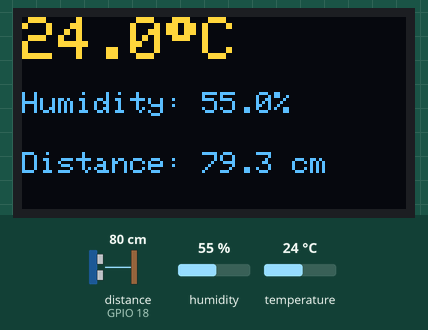
Simulated run of this program. Board: ESP32. On the bench: 128×64 one-colour display. Wiring (inferred from the names in the program): ultrasonic range finder: trigger GPIO 5; echo GPIO 18. The inputs (shaded band) are chosen by the test bench; at power-on: distance to the obstacle (sensor on GPIO 18) 80 cm, humidity 55 %, temperature 24 °C. The echo pulse lasts 58.3 µs per cm; the OLED is the two-colour kind (top 16 rows yellow); what the program prints to the serial monitor is not drawn.

Above: at 2.7 s.
2.8 s: distance to the obstacle (sensor on GPIO 18) set to 2 cm
At 4.1 s:
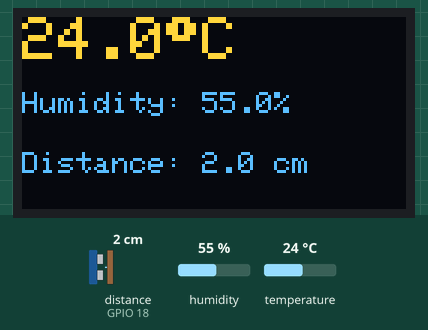
4.4 s: humidity set to 22 %
At 7.2 s:
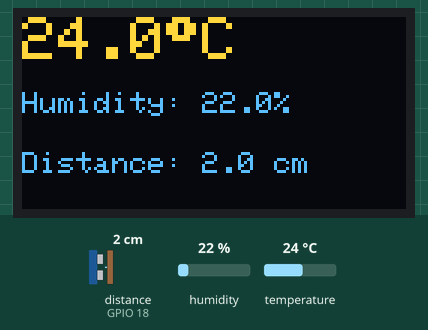
7.7 s: temperature set to 12 °C
At 9.2 s:
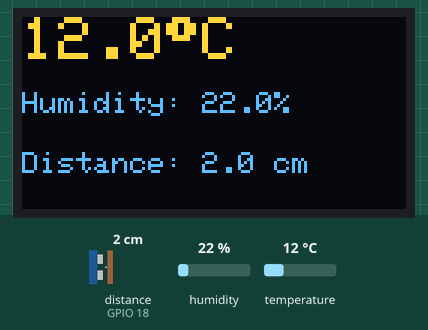
10.0 s: distance to the obstacle (sensor on GPIO 18) set to 4 cm
At 10.4 s:
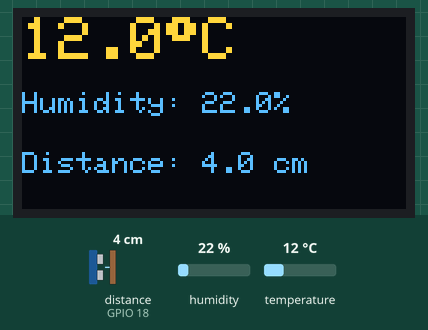
11.6 s: humidity set to 40 %
At 14.3 s:
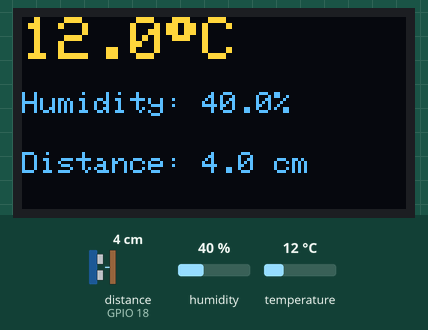
14.6 s: distance to the obstacle (sensor on GPIO 18) set to 9 cm
At 15.8 s:
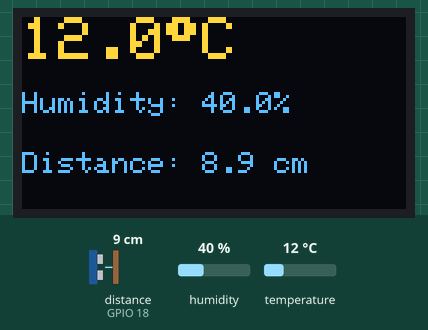
Timing chart, 0 to 17.2 s (numbered marks = the images above; inputs shaded):
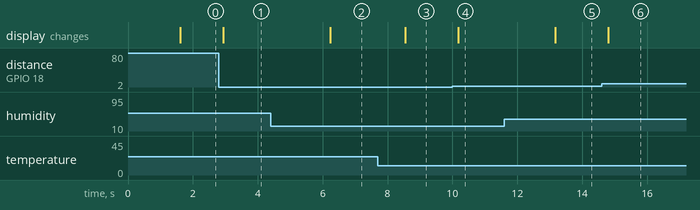

Measured:
- after the input at 2.8 s, the display: changes after 0.13 s (image 1)
- after the input at 4.4 s, the display: changes after 1.8 s (image 2)
- after the input at 7.7 s, the display: changes after 0.85 s (image 3)
- after the input at 10.0 s, the display: changes after 0.18 s (image 4)
- after the input at 11.6 s, the display: changes after 1.6 s (image 5)
- after the input at 14.6 s, the display: changes after 0.20 s (image 6)

The program:

main.cpp
```cpp
#include "DHT.h"
#include <Wire.h>
#include <Adafruit_GFX.h>
#include <Adafruit_SSD1306.h>

// -----------------------------
// DHT SENSOR
// -----------------------------
#define DHTPIN 4
#define DHTTYPE DHT11  // or DHT22
DHT dht(DHTPIN, DHTTYPE);

// -----------------------------
// OLED
// -----------------------------
#define SCREEN_WIDTH 128
#define SCREEN_HEIGHT 64
Adafruit_SSD1306 display(SCREEN_WIDTH, SCREEN_HEIGHT, &Wire, -1);

// -----------------------------
// ULTRASONIC SENSOR
// -----------------------------
const int trigPin = 5;
const int echoPin = 18;

#define SOUND_SPEED 0.034 // cm/us

// -----------------------------
// ULTRASONIC FUNCTION
// -----------------------------
float get_distance() {
  long duration;

  digitalWrite(trigPin, LOW);
  delayMicroseconds(2);
  digitalWrite(trigPin, HIGH);
  delayMicroseconds(10);
  digitalWrite(trigPin, LOW);

  duration = pulseIn(echoPin, HIGH);

  float distance = duration * SOUND_SPEED / 2;
  return distance;
}

// -----------------------------
// OLED PRINT FUNCTION
// -----------------------------
void show_on_oled(float temp, float hum, float dist) {
  display.clearDisplay();
  display.setTextColor(WHITE);

  display.setTextSize(2);
  display.setCursor(0, 0);
  display.printf("%.1f%cC", temp, 247);  // Temperature

  display.setTextSize(1);
  display.setCursor(0, 25);
  display.printf("Humidity: %.1f%%", hum);

  display.setCursor(0, 45);
  display.printf("Distance: %.1f cm", dist);

  display.display();
}

// -----------------------------
// SETUP
// -----------------------------
void setup() {
  Serial.begin(115200);

  // DHT
  dht.begin();

  // Ultrasonic
  pinMode(trigPin, OUTPUT);
  pinMode(echoPin, INPUT);

  // OLED
  if (!display.begin(SSD1306_SWITCHCAPVCC, 0x3C)) {
    Serial.println("OLED allocation failed");
    while (true);
  }

  display.clearDisplay();
  display.setTextSize(1);
  display.setCursor(20, 25);
  display.println("Starting...");
  display.display();
  delay(1500);
}

// -----------------------------
// LOOP
// -----------------------------
void loop() {
  float h = dht.readHumidity();
  float t = dht.readTemperature();
  float dist = get_distance();

  if (isnan(h) || isnan(t)) {
    Serial.println("DHT error!");
    display.clearDisplay();
    display.setCursor(10, 25);
    display.println("Sensor error!");
    display.display();
    return;
  }

  Serial.printf("Temp: %.1f°C | Hum: %.1f%% | Dist: %.1f cm\n", t, h, dist);

  show_on_oled(t, h, dist);

  delay(300);
}
```
